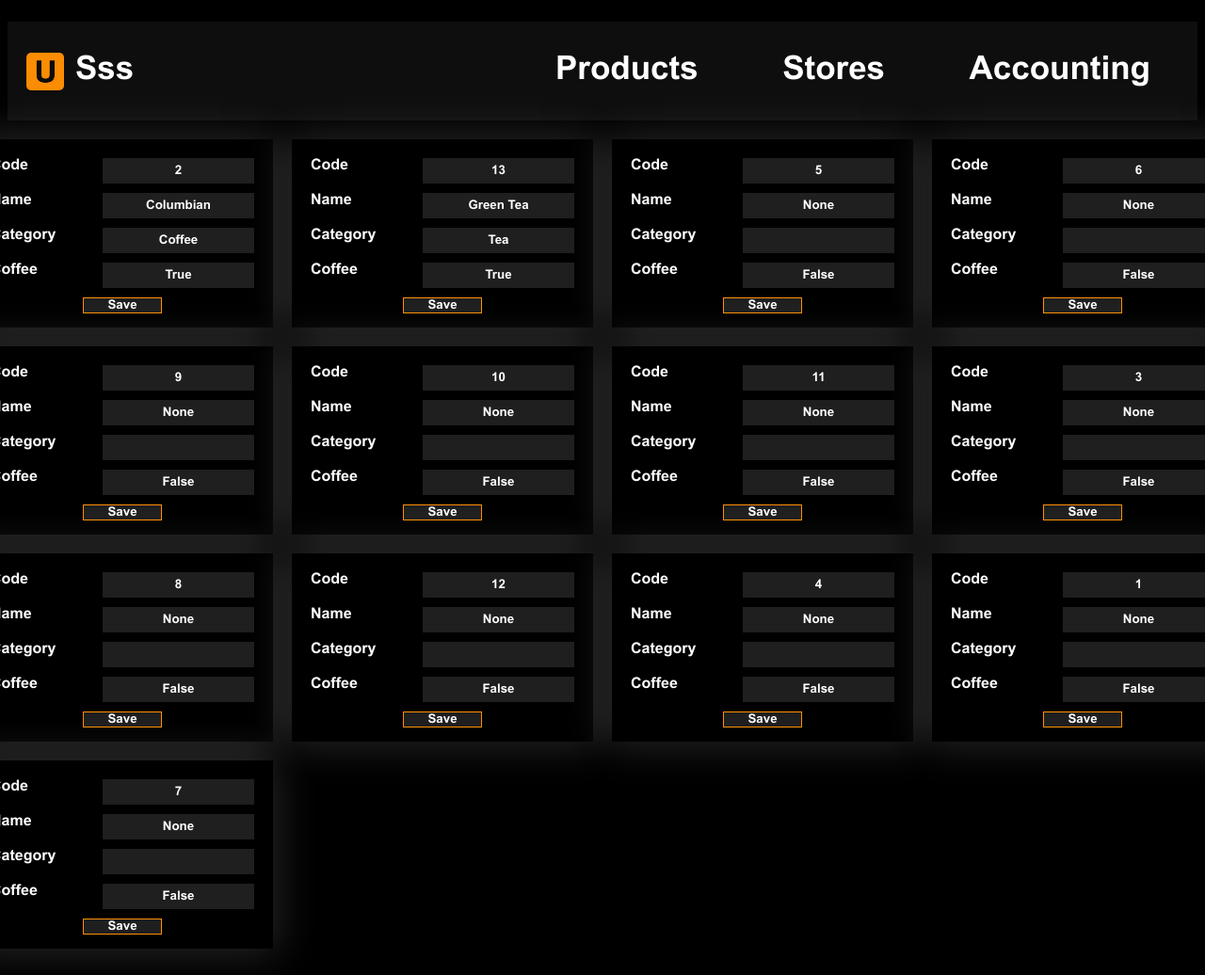
Screenshot of /products/ with the database file from the repository.
### service/models.py (models this page shows)
class Products(models.Model):
    category = models.CharField(max_length=15)
    name = models.TextField(unique=True)
    product_code = models.IntegerField(null=False, blank=False, unique=True)
    is_coffee = models.BooleanField(null=False, blank=False)
    class Meta:
        managed = False
        db_table = 'Products'

### service/views.py (the view)
# urls.py: path('', views.products_page, name='products_page'),
def products_page(request):
    products = Products.objects.all()
    return render(request, template_name='service/products_page.html', context={'products': products})

### service/templates/service/products_page.html (shortened to what this page needs)
{% extends 'base.html' %}
{% load static %}
{% block extra_css %}
    <link rel="stylesheet" href="{% static 'service/css/products_page.css' %}">
{% endblock %}
{% block content %}
    <div class="grid-container">
        {% for product in products %}
            <div class="card">
                <form action="save/" method="POST">
                <div class="input-container">
                    <label for="product_code_inp">Code</label>
                    <input name="product_code" id="product_code_inp" type="text" value="{{ product.product_code }}">
                </div>
                <div class="input-container">
                    <label for="name_inp">Name</label>
                    <input name="name" id="name_inp" type="text" value="{{ product.name }}">
                </div>
                <div class="input-container">
                    <label for="category_inp">Category</label>
                    <input name="category" id="category_inp" type="text" value="{{ product.category }}">
                </div>
                <div class="input-container">
                    <label for="is_coffe_inp">Coffee</label>
                    <input name="is_coffee" id="is_coffe_inp" type="text" value="{{ product.is_coffee }}">
                </div>
                <button class="save-btn" type="submit">Save</button>
                </form>
            </div>
        {% endfor %}
    </div>
{% endblock %}

### static/css/base.css (style rules this page uses)
body { background: black; }

### service/static/service/css/products_page.css (style rules this page uses)
.grid-container { display: grid; grid-template-columns: repeat(4, 320px); gap: 20px; justify-content: center; }

### rows the page displays
Products: product_code "2", name "Columbian", category "Coffee", is_coffee "True"
Products: product_code "13", name "Green Tea", category "Tea", is_coffee "True"
Products: product_code "5", name "None", is_coffee "False"
Products: product_code "6", name "None", is_coffee "False"
Products: product_code "9", name "None", is_coffee "False"
Products: product_code "10", name "None", is_coffee "False"
Products: product_code "11", name "None", is_coffee "False"
Products: product_code "3", name "None", is_coffee "False"
Products: product_code "8", name "None", is_coffee "False"
Products: product_code "12", name "None", is_coffee "False"
Products: product_code "4", name "None", is_coffee "False"
Products: product_code "1", name "None", is_coffee "False"
Products: product_code "7", name "None", is_coffee "False"
